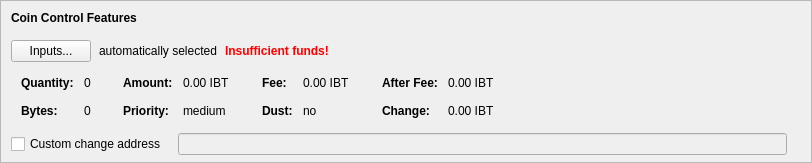
    <widget class="QFrame" name="frameCoinControl">
     <property name="sizePolicy">
      <sizepolicy hsizetype="Expanding" vsizetype="Expanding">
       <horstretch>0</horstretch>
       <verstretch>0</verstretch>
      </sizepolicy>
     </property>
     <property name="maximumSize">
      <size>
       <width>16777215</width>
       <height>16777215</height>
      </size>
     </property>
     <property name="frameShape">
      <enum>QFrame::StyledPanel</enum>
     </property>
     <property name="frameShadow">
      <enum>QFrame::Sunken</enum>
     </property>
     <layout class="QVBoxLayout" name="verticalLayoutCoinControl2">
      <property name="spacing">
       <number>0</number>
      </property>
      <property name="leftMargin">
       <number>0</number>
      </property>
      <property name="topMargin">
       <number>0</number>
      </property>
      <property name="rightMargin">
       <number>0</number>
      </property>
      <property name="bottomMargin">
       <number>6</number>
      </property>
      <item>
       <layout class="QVBoxLayout" name="verticalLayoutCoinControl" stretch="0,0,0,0,1">
        <property name="spacing">
         <number>0</number>
        </property>
        <property name="leftMargin">
         <number>10</number>
        </property>
        <property name="topMargin">
         <number>10</number>
        </property>
        <item>
         <layout class="QHBoxLayout" name="horizontalLayoutCoinControl1">
          <property name="bottomMargin">
           <number>15</number>
          </property>
          <item>
           <widget class="QLabel" name="labelCoinControlFeatures">
            <property name="sizePolicy">
             <sizepolicy hsizetype="Preferred" vsizetype="Maximum">
              <horstretch>0</horstretch>
              <verstretch>0</verstretch>
             </sizepolicy>
            </property>
            <property name="font">
             <font>
              <weight>75</weight>
              <bold>true</bold>
             </font>
            </property>
            <property name="styleSheet">
             <string notr="true">font-weight:bold;</string>
            </property>
            <property name="text">
             <string>Coin Control Features</string>
            </property>
           </widget>
          </item>
         </layout>
        </item>
        <item>
         <layout class="QHBoxLayout" name="horizontalLayoutCoinControl2" stretch="0,0,0,0">
          <property name="spacing">
           <number>8</number>
          </property>
          <property name="bottomMargin">
           <number>10</number>
          </property>
          <item>
           <widget class="QPushButton" name="pushButtonCoinControl">
            <property name="styleSheet">
             <string notr="true"/>
            </property>
            <property name="text">
             <string>Inputs...</string>
            </property>
            <property name="autoDefault">
             <bool>false</bool>
            </property>
           </widget>
          </item>
          <item>
           <widget class="QLabel" name="labelCoinControlAutomaticallySelected">
            <property name="text">
             <string>automatically selected</string>
            </property>
            <property name="margin">
             <number>5</number>
            </property>
           </widget>
          </item>
          <item>
           <widget class="QLabel" name="labelCoinControlInsuffFunds">
            <property name="font">
             <font>
              <weight>75</weight>
              <bold>true</bold>
             </font>
            </property>
            <property name="styleSheet">
             <string notr="true">color:red;font-weight:bold;</string>
            </property>
            <property name="text">
             <string>Insufficient funds!</string>
            </property>
            <property name="margin">
             <number>5</number>
            </property>
           </widget>
          </item>
          <item>
           <spacer name="horizontalSpacerCoinControl">
            <property name="orientation">
             <enum>Qt::Horizontal</enum>
            </property>
            <property name="sizeHint" stdset="0">
             <size>
              <width>40</width>
              <height>1</height>
             </size>
            </property>
           </spacer>
          </item>
         </layout>
        </item>
        <item>
         <widget class="QWidget" name="widgetCoinControl" native="true">
          <property name="sizePolicy">
           <sizepolicy hsizetype="Preferred" vsizetype="Preferred">
            <horstretch>0</horstretch>
            <verstretch>0</verstretch>
           </sizepolicy>
          </property>
          <property name="minimumSize">
           <size>
            <width>0</width>
            <height>0</height>
           </size>
          </property>
          <property name="styleSheet">
           <string notr="true"/>
          </property>
          <layout class="QHBoxLayout" name="horizontalLayoutCoinControl5">
           <property name="leftMargin">
            <number>0</number>
           </property>
           <property name="topMargin">
            <number>0</number>
           </property>
           <property name="rightMargin">
            <number>0</number>
           </property>
           <property name="bottomMargin">
            <number>0</number>
           </property>
           <item>
            <layout class="QHBoxLayout" name="horizontalLayoutCoinControl3" stretch="0,0,0,1">
             <property name="spacing">
              <number>20</number>
             </property>
             <property name="topMargin">
              <number>0</number>
             </property>
             <property name="bottomMargin">
              <number>10</number>
             </property>
             <item>
              <layout class="QFormLayout" name="formLayoutCoinControl1">
               <property name="horizontalSpacing">
                <number>10</number>
               </property>
               <property name="verticalSpacing">
                <number>14</number>
               </property>
               <property name="leftMargin">
                <number>10</number>
               </property>
               <property name="topMargin">
                <number>4</number>
               </property>
               <property name="rightMargin">
                <number>6</number>
               </property>
               <item row="0" column="0">
                <widget class="QLabel" name="labelCoinControlQuantityText">
                 <property name="font">
                  <font>
                   <weight>75</weight>
                   <bold>true</bold>
                  </font>
                 </property>
                 <property name="text">
                  <string>Quantity:</string>
                 </property>
                 <property name="margin">
                  <number>0</number>
                 </property>
                </widget>
               </item>
               <item row="0" column="1">
                <widget class="QLabel" name="labelCoinControlQuantity">
                 <property name="cursor">
                  <cursorShape>IBeamCursor</cursorShape>
                 </property>
                 <property name="contextMenuPolicy">
                  <enum>Qt::ActionsContextMenu</enum>
                 </property>
                 <property name="text">
                  <string notr="true">0</string>
                 </property>
                 <property name="margin">
                  <number>0</number>
                 </property>
                 <property name="textInteractionFlags">
                  <set>Qt::LinksAccessibleByMouse|Qt::TextSelectableByKeyboard|Qt::TextSelectableByMouse</set>
                 </property>
                </widget>
               </item>
               <item row="1" column="0">
                <widget class="QLabel" name="labelCoinControlBytesText">
                 <property name="font">
                  <font>
                   <weight>75</weight>
                   <bold>true</bold>
                  </font>
                 </property>
                 <property name="text">
                  <string>Bytes:</string>
                 </property>
                </widget>
               </item>
               <item row="1" column="1">
                <widget class="QLabel" name="labelCoinControlBytes">
                 <property name="cursor">
                  <cursorShape>IBeamCursor</cursorShape>
                 </property>
                 <property name="contextMenuPolicy">
                  <enum>Qt::ActionsContextMenu</enum>
                 </property>
                 <property name="text">
                  <string notr="true">0</string>
                 </property>
                 <property name="textInteractionFlags">
                  <set>Qt::LinksAccessibleByMouse|Qt::TextSelectableByKeyboard|Qt::TextSelectableByMouse</set>
                 </property>
                </widget>
               </item>
              </layout>
             </item>
             <item>
              <layout class="QFormLayout" name="formLayoutCoinControl2">
               <property name="horizontalSpacing">
                <number>10</number>
               </property>
               <property name="verticalSpacing">
                <number>14</number>
               </property>
               <property name="leftMargin">
                <number>6</number>
               </property>
               <property name="topMargin">
                <number>4</number>
               </property>
               <property name="rightMargin">
                <number>6</number>
               </property>
               <item row="0" column="0">
                <widget class="QLabel" name="labelCoinControlAmountText">
                 <property name="font">
                  <font>
                   <weight>75</weight>
                   <bold>true</bold>
                  </font>
                 </property>
                 <property name="text">
                  <string>Amount:</string>
                 </property>
                 <property name="margin">
                  <number>0</number>
                 </property>
                </widget>
               </item>
               <item row="0" column="1">
                <widget class="QLabel" name="labelCoinControlAmount">
                 <property name="cursor">
                  <cursorShape>IBeamCursor</cursorShape>
                 </property>
                 <property name="contextMenuPolicy">
                  <enum>Qt::ActionsContextMenu</enum>
                 </property>
                 <property name="text">
                  <string notr="true">0.00 IBT</string>
                 </property>
                 <property name="textInteractionFlags">
                  <set>Qt::LinksAccessibleByMouse|Qt::TextSelectableByKeyboard|Qt::TextSelectableByMouse</set>
                 </property>
                </widget>
               </item>
               <item row="1" column="0">
                <widget class="QLabel" name="labelCoinControlPriorityText">
                 <property name="font">
                  <font>
                   <weight>75</weight>
                   <bold>true</bold>
                  </font>
                 </property>
                 <property name="text">
                  <string>Priority:</string>
                 </property>
                </widget>
               </item>
               <item row="1" column="1">
                <widget class="QLabel" name="labelCoinControlPriority">
                 <property name="cursor">
                  <cursorShape>IBeamCursor</cursorShape>
                 </property>
                 <property name="contextMenuPolicy">
                  <enum>Qt::ActionsContextMenu</enum>
                 </property>
                 <property name="text">
                  <string notr="true">medium</string>
                 </property>
                 <property name="textInteractionFlags">
                  <set>Qt::LinksAccessibleByMouse|Qt::TextSelectableByKeyboard|Qt::TextSelectableByMouse</set>
                 </property>
                </widget>
               </item>
              </layout>
             </item>
             <item>
              <layout class="QFormLayout" name="formLayoutCoinControl3">
               <property name="horizontalSpacing">
                <number>10</number>
               </property>
               <property name="verticalSpacing">
                <number>14</number>
               </property>
               <property name="leftMargin">
                <number>6</number>
               </property>
               <property name="topMargin">
                <number>4</number>
               </property>
               <property name="rightMargin">
                <number>6</number>
               </property>
               <item row="0" column="0">
                <widget class="QLabel" name="labelCoinControlFeeText">
                 <property name="font">
                  <font>
                   <weight>75</weight>
                   <bold>true</bold>
                  </font>
                 </property>
                 <property name="text">
                  <string>Fee:</string>
                 </property>
                 <property name="margin">
                  <number>0</number>
                 </property>
                </widget>
               </item>
               <item row="0" column="1">
                <widget class="QLabel" name="labelCoinControlFee">
                 <property name="cursor">
                  <cursorShape>IBeamCursor</cursorShape>
                 </property>
                 <property name="contextMenuPolicy">
                  <enum>Qt::ActionsContextMenu</enum>
                 </property>
                 <property name="text">
                  <string notr="true">0.00 IBT</string>
                 </property>
                 <property name="textInteractionFlags">
                  <set>Qt::LinksAccessibleByMouse|Qt::TextSelectableByKeyboard|Qt::TextSelectableByMouse</set>
                 </property>
                </widget>
               </item>
               <item row="1" column="0">
                <widget class="QLabel" name="labelCoinControlLowOutputText">
                 <property name="font">
                  <font>
                   <weight>75</weight>
                   <bold>true</bold>
                  </font>
                 </property>
                 <property name="text">
                  <string>Dust:</string>
                 </property>
                </widget>
               </item>
               <item row="1" column="1">
                <widget class="QLabel" name="labelCoinControlLowOutput">
                 <property name="cursor">
                  <cursorShape>IBeamCursor</cursorShape>
                 </property>
                 <property name="contextMenuPolicy">
                  <enum>Qt::ActionsContextMenu</enum>
                 </property>
                 <property name="text">
                  <string notr="true">no</string>
                 </property>
                 <property name="textInteractionFlags">
                  <set>Qt::LinksAccessibleByMouse|Qt::TextSelectableByKeyboard|Qt::TextSelectableByMouse</set>
                 </property>
                </widget>
               </item>
              </layout>
             </item>
             <item>
              <layout class="QFormLayout" name="formLayoutCoinControl4">
               <property name="horizontalSpacing">
                <number>10</number>
               </property>
               <property name="verticalSpacing">
                <number>14</number>
               </property>
               <property name="leftMargin">
                <number>6</number>
               </property>
               <property name="topMargin">
                <number>4</number>
               </property>
               <property name="rightMargin">
                <number>6</number>
               </property>
               <item row="0" column="0">
                <widget class="QLabel" name="labelCoinControlAfterFeeText">
                 <property name="font">
                  <font>
                   <weight>75</weight>
                   <bold>true</bold>
                  </font>
                 </property>
                 <property name="text">
                  <string>After Fee:</string>
                 </property>
                 <property name="margin">
                  <number>0</number>
                 </property>
                </widget>
               </item>
               <item row="0" column="1">
                <widget class="QLabel" name="labelCoinControlAfterFee">
                 <property name="cursor">
                  <cursorShape>IBeamCursor</cursorShape>
                 </property>
                 <property name="contextMenuPolicy">
                  <enum>Qt::ActionsContextMenu</enum>
                 </property>
                 <property name="text">
                  <string notr="true">0.00 IBT</string>
                 </property>
                 <property name="textInteractionFlags">
                  <set>Qt::LinksAccessibleByMouse|Qt::TextSelectableByKeyboard|Qt::TextSelectableByMouse</set>
                 </property>
                </widget>
               </item>
               <item row="1" column="0">
                <widget class="QLabel" name="labelCoinControlChangeText">
                 <property name="font">
                  <font>
                   <weight>75</weight>
                   <bold>true</bold>
                  </font>
                 </property>
                 <property name="text">
                  <string>Change:</string>
                 </property>
                </widget>
               </item>
               <item row="1" column="1">
                <widget class="QLabel" name="labelCoinControlChange">
                 <property name="cursor">
                  <cursorShape>IBeamCursor</cursorShape>
                 </property>
                 <property name="contextMenuPolicy">
                  <enum>Qt::ActionsContextMenu</enum>
                 </property>
                 <property name="text">
                  <string notr="true">0.00 IBT</string>
                 </property>
                 <property name="textInteractionFlags">
                  <set>Qt::LinksAccessibleByMouse|Qt::TextSelectableByKeyboard|Qt::TextSelectableByMouse</set>
                 </property>
                </widget>
               </item>
              </layout>
             </item>
            </layout>
           </item>
          </layout>
         </widget>
        </item>
        <item>
         <layout class="QHBoxLayout" name="horizontalLayoutCoinControl4" stretch="0,0,0">
          <property name="spacing">
           <number>12</number>
          </property>
          <property name="sizeConstraint">
           <enum>QLayout::SetDefaultConstraint</enum>
          </property>
          <property name="topMargin">
           <number>5</number>
          </property>
          <property name="rightMargin">
           <number>5</number>
          </property>
          <item>
           <widget class="QCheckBox" name="checkBoxCoinControlChange">
            <property name="toolTip">
             <string>If this is activated, but the change address is empty or invalid, change will be sent to a newly generated address.</string>
            </property>
            <property name="text">
             <string>Custom change address</string>
            </property>
           </widget>
          </item>
          <item>
           <widget class="QValidatedLineEdit" name="lineEditCoinControlChange">
            <property name="enabled">
             <bool>false</bool>
            </property>
            <property name="sizePolicy">
             <sizepolicy hsizetype="Expanding" vsizetype="Fixed">
              <horstretch>0</horstretch>
              <verstretch>0</verstretch>
             </sizepolicy>
            </property>
           </widget>
          </item>
          <item>
           <widget class="QLabel" name="labelCoinControlChangeLabel">
            <property name="sizePolicy">
             <sizepolicy hsizetype="Preferred" vsizetype="Expanding">
              <horstretch>0</horstretch>
              <verstretch>0</verstretch>
             </sizepolicy>
            </property>
            <property name="minimumSize">
             <size>
              <width>0</width>
              <height>0</height>
             </size>
            </property>
            <property name="text">
             <string/>
            </property>
            <property name="margin">
             <number>3</number>
            </property>
           </widget>
          </item>
         </layout>
        </item>
        <item>
         <spacer name="verticalSpacerCoinControl">
          <property name="orientation">
           <enum>Qt::Vertical</enum>
          </property>
          <property name="sizeHint" stdset="0">
           <size>
            <width>800</width>
            <height>1</height>
           </size>
          </property>
         </spacer>
        </item>
       </layout>
      </item>
     </layout>
    </widget>
